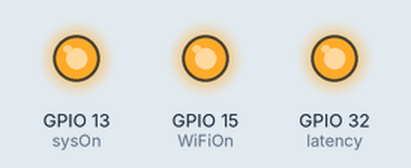
Simulated run of this sketch. Board: ESP32. Parts: output pins drawn as LEDs (lit = HIGH). WiFi joins after 1.5 s; servers stay silent unless stated; I2S audio is not simulated (input reads silence); what the sketch prints to the serial monitor is not drawn.

Above: at 3.2 s.
At 5.3 s:
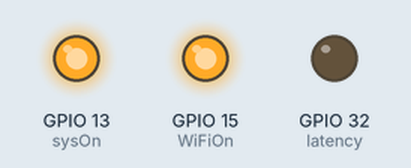
Timing chart, 0 to 7.0 s (numbered marks = the images above):
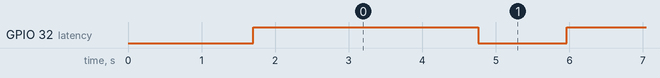

Measured:
- by itself, GPIO 32 (latency): alternates HIGH for 3.1 s and LOW for 1.2 s

The sketch:

wav_test_receiver_2.ino
```cpp
//Code for the In Ear Monitor receiver

#include <WiFi.h>
#include "driver/i2s.h"

//The ssid and password set on the transmitter
const char* ssid = "In-Ear-Transmitter";
const char* password = "123456789";

//The IP address of the transmitter and the port it's using
const char * host = "192.168.4.1";
const uint16_t port = 80;


//LED pins, may change later
const int sysOn = 13;           //Onboard LED
const int WiFiOn = 15;          //Red LED
const int latency = 32;   //Yellow LED


//i2s configuration
static const int i2s_num = 0; // i2s port number
i2s_config_t i2s_config = {
  .mode = (i2s_mode_t)(I2S_MODE_MASTER | I2S_MODE_TX),
  .sample_rate = 44100,
  .bits_per_sample = I2S_BITS_PER_SAMPLE_16BIT,
  .channel_format = I2S_CHANNEL_FMT_RIGHT_LEFT,
  .communication_format = (i2s_comm_format_t)(I2S_COMM_FORMAT_I2S | I2S_COMM_FORMAT_I2S_MSB),
  .intr_alloc_flags = ESP_INTR_FLAG_LEVEL1, // high interrupt priority
  .dma_buf_count = 32, //number of buffers
  .dma_buf_len = 16,   //size of each buffer
  .use_apll = false,
  .tx_desc_auto_clear = false
};

i2s_pin_config_t pin_config = {
  .bck_io_num = 12, //this is BCLK pin
  .ws_io_num = 27, // this is LRC pin
  .data_out_num = 33, // this is DATA output pin
  .data_in_num = -1   //Not used
};

//Length of the data to send through I2S in bytes
size_t len = 2;


void setup() {
  pinMode(sysOn, OUTPUT);
  pinMode(WiFiOn, OUTPUT);
  pinMode(latency, OUTPUT);
  digitalWrite(sysOn, HIGH);    //enables "system on" power indicator
  digitalWrite(WiFiOn, LOW);   //ensures wifi indicator is off initially
  digitalWrite(latency, LOW);   //ensures the connection indicator is off initially
  i2s_driver_install(I2S_NUM_0, &i2s_config, 0, NULL);
  i2s_set_pin(I2S_NUM_0, &pin_config);
  Serial.begin(115200);
  //Initializes wifi with the settings we want to use
  WiFi.begin(ssid, password);
  //Runs until receiver is connected
  while (WiFi.status() != WL_CONNECTED) {
    delay(500);
    Serial.println("...");
  }
  digitalWrite(WiFiOn, HIGH);   //enables the wifi indicator
  Serial.print("Connected: ");
  Serial.println(WiFi.localIP());

}

void loop() {
  //Declares WiFiClient object, used to establish connection
  WiFiClient client;
  //Runs until a connection is established
  if(!client.connect(host, port)){
    digitalWrite(latency, LOW);
    delay(1000);
    return;
  }
  client.setTimeout(20);
  while(client.connected()){
    uint8_t audio;
    void *src;
    src = &audio;
    for(int i = 0; i< 87424; i++){
      audio = client.read();
      digitalWrite(latency, HIGH);      //enables the connection indicator
      i2s_write(I2S_NUM_0, src, len, &len, 100);
    }
    //i2s_zero_dma_buffer(I2S_NUM_0);
    digitalWrite(latency, LOW);
    delay(1000);
  }
  client.stop();
  if(WiFi.status() == WL_CONNECTION_LOST){
    digitalWrite(WiFiOn, LOW);
  }

}
```
